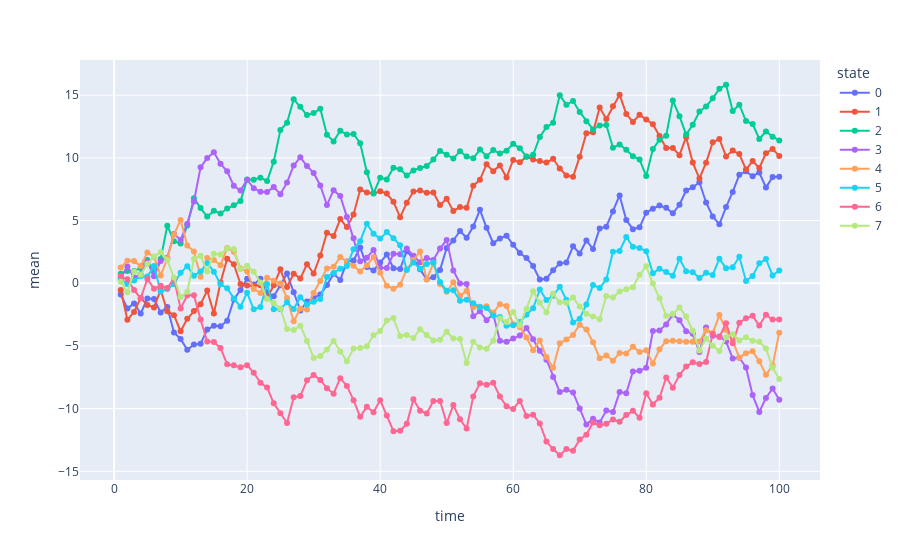

The code cell stored with this chart in its notebook:
### Code cell
px.line(results.df(), x="time", y="mean", color='state',markers=True)
